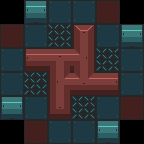

This is a level from a 2D game, rendered from its Tiled map with the project's own tilesets. A one-line summary and the complete map file follow:
An orthogonal 6x6 tile map with 24x24 px tiles, 2 tile layers (floor, walls), 2 tilesets.

<map version="1.2" tiledversion="1.3.1" orientation="orthogonal" renderorder="right-down" compressionlevel="0" width="6" height="6" tilewidth="24" tileheight="24" infinite="0" nextlayerid="3" nextobjectid="1">
 <tileset firstgid="1" source="caves.tsx" />
 <tileset firstgid="49" source="buildings.tsx" />
 <layer id="1" name="floor" width="6" height="6">
  <data encoding="csv">
0,0,65,65,89,0,
89,65,72,0,65,0,
65,0,0,0,72,65,
65,72,0,0,0,65,
0,65,0,72,65,89,
0,89,65,65,0,0
</data>
 </layer>
 <layer id="2" name="walls" width="6" height="6">
  <data encoding="csv">
0,49,0,0,0,0,
0,0,0,77,0,49,
0,75,87,86,0,0,
0,0,80,84,81,0,
49,0,74,0,0,0,
0,0,0,0,49,0
</data>
 </layer>
</map>